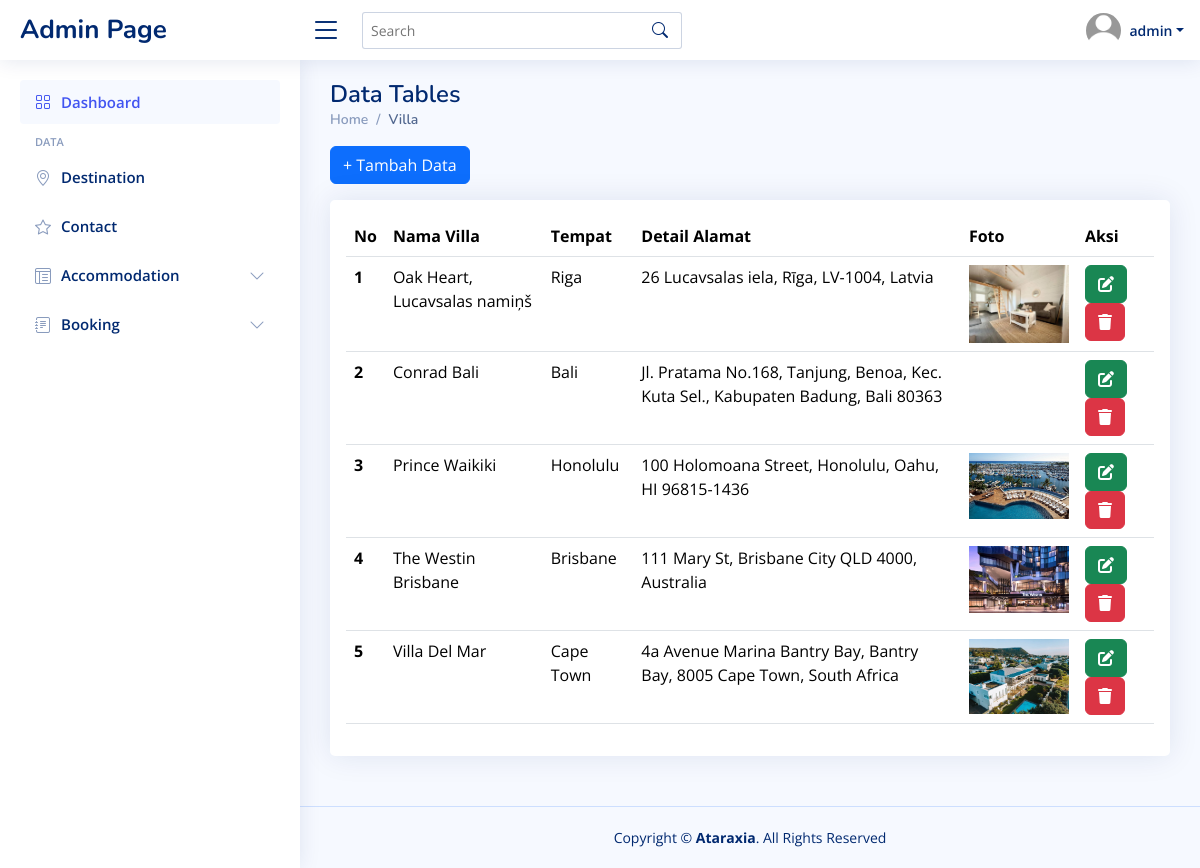
The app's page /admin-page/admin.php?page=villa/villa-data (signed in) with its own data.
### tables this page shows
CREATE TABLE `villa` (
  `id_villa` int(11) NOT NULL,
  `nama_villa` varchar(255) DEFAULT NULL,
  `id_destinasi` int(11) DEFAULT NULL,
  `detail_alamat` text DEFAULT NULL,
  `foto_villa` varchar(255) DEFAULT NULL
);

CREATE TABLE `destination` (
  `id_destinasi` int(11) NOT NULL,
  `kode_bandara` varchar(255) DEFAULT NULL,
  `destinasi` varchar(255) DEFAULT NULL,
  `negara` varchar(255) DEFAULT NULL,
  `benua` enum('Africa','America','Australia','Asia','Europe') DEFAULT NULL,
  `deskripsi` text DEFAULT NULL,
  `foto` varchar(255) DEFAULT NULL
);

### admin-page/villa/villa-data.php (the view)
<div class="pagetitle">
    <h1>Data Tables</h1>
    <nav>
        <ol class="breadcrumb">
            <li class="breadcrumb-item"><a href="index.html">Home</a></li>
            <li class="breadcrumb-item active">Villa</li>
        </ol>
    </nav>
</div>
<a href="?page=villa/villa-tambah" class="btn btn-primary mb-3">+ Tambah Data</a>
</div>
<div class="row">
    <div class="col-12">
        <div class="card">
            <div class="card-body p-3">
                <table class="table datatable">
                    <thead>
                        <tr>
                            <th scope="col">No</th>
                            <th scope="col">Nama Villa</th>
                            <th scope="col">Tempat</th>
                            <th scope="col">Detail Alamat</th>
                            <th scope="col">Foto</th>
                            <th scope="col">Aksi</th>
                        </tr>
                    </thead>
                    <tbody>
                    <?php
                    $i = 1;
                    $query = mysqli_query($koneksi, "SELECT*FROM villa LEFT JOIN destination on villa.id_destinasi = destination.id_destinasi");
                    while ($data = mysqli_fetch_array($query)) {
                        ?>
                        <tr>
                            <th scope="row"><?php echo $i++; ?></th>
                            <td><?php echo $data['nama_villa']; ?></td>
                            <td><?php echo $data['destinasi']; ?></td>
                            <td><?php echo $data['detail_alamat']; ?></td>
                            <td><img src="../gambar/villa/<?php echo $data['foto_villa']; ?>" alt="" width="100"></td>
                            <td>
                                <a class="btn btn-success" href="?page=villa/villa-ubah&id=<?php echo $data['id_villa']; ?>"><i class="fa-solid fa-pen-to-square"></i></a>
                                <a onclick="return confirm('Yakin Hapus?')" class="btn btn-danger" href="?page=villa/villa-hapus&id=<?php echo $data['id_villa']; ?>"><i class="fa-solid fa-trash"></i></a>
                            </td>
                        </tr>
                        <?php
                    }
                        ?>
                    </tbody>
                </table>
            </div>
        </div>
    </div>
</div>

### admin-page/admin.php (shortened to what this page needs)
<?php
include '../authentication/koneksi.php';
$id = $_SESSION['user']['id_admin'];
$query = mysqli_query($koneksi, "SELECT*FROM admin WHERE id_admin=$id");
$data = mysqli_fetch_array($query);
?>
<!DOCTYPE html>
<html lang="en">
<head>
  <link href="assets/vendor/bootstrap/css/bootstrap.min.css" rel="stylesheet">
  <link href="assets/vendor/bootstrap-icons/bootstrap-icons.css" rel="stylesheet">
  <link href="assets/vendor/boxicons/css/boxicons.min.css" rel="stylesheet">
  <link href="assets/vendor/quill/quill.snow.css" rel="stylesheet">
  <link href="assets/vendor/quill/quill.bubble.css" rel="stylesheet">
  <link href="assets/vendor/remixicon/remixicon.css" rel="stylesheet">
  <link href="assets/vendor/simple-datatables/style.css" rel="stylesheet">
  <link href="assets/css/style.css" rel="stylesheet">
  <link rel="stylesheet" href="https://cdnjs.cloudflare.com/ajax/libs/font-awesome/6.4.2/css/all.min.css" />
</head>
<body>
  <header id="header" class="header fixed-top d-flex align-items-center">
    <div class="d-flex align-items-center justify-content-between">
      <a href="index.html" class="logo d-flex align-items-center">
        <span class="d-none d-lg-block">Admin Page</span>
      </a>
      <i class="bi bi-list toggle-sidebar-btn"></i>
    </div>
    <div class="search-bar">
      <form class="search-form d-flex align-items-center" method="POST" action="#">
        <input type="text" name="query" placeholder="Search" title="Enter search keyword">
        <button type="submit" title="Search"><i class="bi bi-search"></i></button>
      </form>
    </div>
    <nav class="header-nav ms-auto">
      <ul class="d-flex align-items-center">
        <li class="nav-item dropdown pe-3">
          <a class="nav-link nav-profile d-flex align-items-center pe-0" href="#" data-bs-toggle="dropdown">
            <?php
            if ($data['foto'] != "") {
                echo '<img src="../gambar/profile-img/' . $data['foto'] . '" class="rounded-circle" alt="..." width="35" height="35">';
            } else {
                echo '<img src="../gambar/profile-img/default.jpg" class="rounded-circle" alt="..." width="35" height="35">';
            }
            ?>
            <span class="d-none d-md-block dropdown-toggle ps-2"><?php
								echo isset($_SESSION['user']['name']) ? $_SESSION['user']['name'] : $_SESSION['user']['name'];
								?></span>
          </a>
        </li>
      </ul>
    </nav>
  </header>
  <aside id="sidebar" class="sidebar">
    <ul class="sidebar-nav" id="sidebar-nav">
      <li class="nav-item">
        <a class="nav-link " href="index.php">
          <i class="bi bi-grid"></i>
          <span>Dashboard</span>
        </a>
      </li>
      <li class="nav-heading">Data</li>
      <?php
            if ($_SESSION['user']['level'] != 'petugas') {
					?>
      <li class="nav-item">
        <a class="nav-link collapsed" href="admin.php?page=destination/destination-data">
          <i class="bi bi-geo-alt"></i>
          <span>Destination</span>
        </a>
      </li>
      <li class="nav-item">
        <a class="nav-link collapsed" href="admin.php?page=contact/contact-data">
          <i class="bi bi-star"></i>
          <span>Contact</span>
        </a>
      </li>
      <li class="nav-item">
        <a class="nav-link collapsed" data-bs-target="#tables-nav" data-bs-toggle="collapse" href="#">
          <i class="bi bi-layout-text-window-reverse"></i><span>Accommodation</span><i class="bi bi-chevron-down ms-auto"></i>
        </a>
      </li>
      <?php
      }
      ?>
      <li class="nav-item">
        <a class="nav-link collapsed" data-bs-target="#forms-nav" data-bs-toggle="collapse" href="#">
          <i class="bi bi-journal-text"></i><span>Booking</span><i class="bi bi-chevron-down ms-auto"></i>
        </a>
      </li>
    </ul>
  </aside>
  <main id="main" class="main">
    <div class="container-fluid p-0">
      <?php
      $page = isset($_GET['page']) ? $_GET['page'] : 'home';
      include $page . '.php';
      ?>
  </main>
  <footer id="footer" class="footer">
    <div class="copyright">
      Copyright &copy; <strong><span>Ataraxia</span></strong>. All Rights Reserved
    </div>
  </footer>
</body>
</html>

### admin-page/assets/css/style.css (style rules this page uses)
:root { scroll-behavior: smooth; }
body { font-family: "Open Sans", sans-serif; background: #f6f9ff; color: #444444; }
a { color: #4154f1; text-decoration: none; }
h1, h2, h3, h4, h5, h6 { font-family: "Nunito", sans-serif; }
#main { margin-top: 60px; padding: 20px 30px; transition: all 0.3s; }
.pagetitle { margin-bottom: 10px; }
.pagetitle h1 { font-size: 24px; margin-bottom: 0; font-weight: 600; color: #012970; }
.card { margin-bottom: 30px; border: none; border-radius: 5px; box-shadow: 0px 0 30px rgba(1, 41, 112, 0.1); }
.card-body { padding: 0 20px 20px 20px; }
.breadcrumb { font-size: 14px; font-family: "Nunito", sans-serif; color: #899bbd; font-weight: 600; }
.breadcrumb a { color: #899bbd; transition: 0.3s; }
.breadcrumb .breadcrumb-item::before { color: #899bbd; }
.breadcrumb .active { color: #51678f; font-weight: 600; }
.logo { line-height: 1; }
@media (min-width: 1200px) { .logo { width: 280px; } }
.logo span { font-size: 26px; font-weight: 700; color: #012970; font-family: "Nunito", sans-serif; }
.header { transition: all 0.5s; z-index: 997; height: 60px; box-shadow: 0px 2px 20px rgba(1, 41, 112, 0.1); background-color: #fff; padding-left: 20px; }
.header .toggle-sidebar-btn { font-size: 32px; padding-left: 10px; cursor: pointer; color: #012970; }
.header .search-bar { min-width: 360px; padding: 0 20px; }
.header .search-form { width: 100%; }
.header .search-form input { border: 0; font-size: 14px; color: #012970; border: 1px solid rgba(1, 41, 112, 0.2); padding: 7px 38px 7px 8px; border-radius: 3px; transition: 0.3s; width: 100%; }
.header .search-form button { border: 0; padding: 0; margin-left: -30px; background: none; }
.header .search-form button i { color: #012970; }
.header-nav ul { list-style: none; }
.header-nav>ul { margin: 0; padding: 0; }
.header-nav .nav-profile { color: #012970; }
.header-nav .nav-profile img { max-height: 36px; }
.header-nav .nav-profile span { font-size: 14px; font-weight: 600; }
.sidebar { position: fixed; top: 60px; left: 0; bottom: 0; width: 300px; z-index: 996; transition: all 0.3s; padding: 20px; overflow-y: auto; scrollbar-width: thin; scrollbar-color: #aab7cf transparent; box-shadow: 0px 0px 20px rgba(1, 41, 112, 0.1); background-color: #fff; }
@media (min-width: 1200px) { #main, #footer { margin-left: 300px; } }
.sidebar-nav { padding: 0; margin: 0; list-style: none; }
.sidebar-nav li { padding: 0; margin: 0; list-style: none; }
.sidebar-nav .nav-item { margin-bottom: 5px; }
.sidebar-nav .nav-heading { font-size: 11px; text-transform: uppercase; color: #899bbd; font-weight: 600; margin: 10px 0 5px 15px; }
.sidebar-nav .nav-link { display: flex; align-items: center; font-size: 15px; font-weight: 600; color: #4154f1; transition: 0.3; background: #f6f9ff; padding: 10px 15px; border-radius: 4px; }
.sidebar-nav .nav-link i { font-size: 16px; margin-right: 10px; color: #4154f1; }
.sidebar-nav .nav-link.collapsed { color: #012970; background: #fff; }
.sidebar-nav .nav-link.collapsed i { color: #899bbd; }
.sidebar-nav .nav-link .bi-chevron-down { margin-right: 0; transition: transform 0.2s ease-in-out; }
.footer { padding: 20px 0; font-size: 14px; transition: all 0.3s; border-top: 1px solid #cddfff; }
.footer .copyright { text-align: center; color: #012970; }

### records on screen
villa: nama_villa "Oak Heart, Lucavsalas namiņš", id_destinasi.destinasi "Riga", detail_alamat "26 Lucavsalas iela, Rīga, LV-1004, Latvia", foto_villa (picture)
villa: nama_villa "Conrad Bali", id_destinasi.destinasi "Bali", detail_alamat "Jl. Pratama No.168, Tanjung, Benoa, Kec. Kuta Sel., Kabupaten Badung, Bali 80363"
villa: nama_villa "Prince Waikiki", id_destinasi.destinasi "Honolulu", detail_alamat "100 Holomoana Street, Honolulu, Oahu, HI 96815-1436", foto_villa (picture)
villa: nama_villa "The Westin Brisbane", id_destinasi.destinasi "Brisbane", detail_alamat "111 Mary St, Brisbane City QLD 4000, Australia", foto_villa (picture)
villa: nama_villa "Villa Del Mar", id_destinasi.destinasi "Cape Town", detail_alamat "4a Avenue Marina Bantry Bay, Bantry Bay, 8005 Cape Town, South Africa", foto_villa (picture)

### other values on screen
$_SESSION['user']['name'] "admin"
